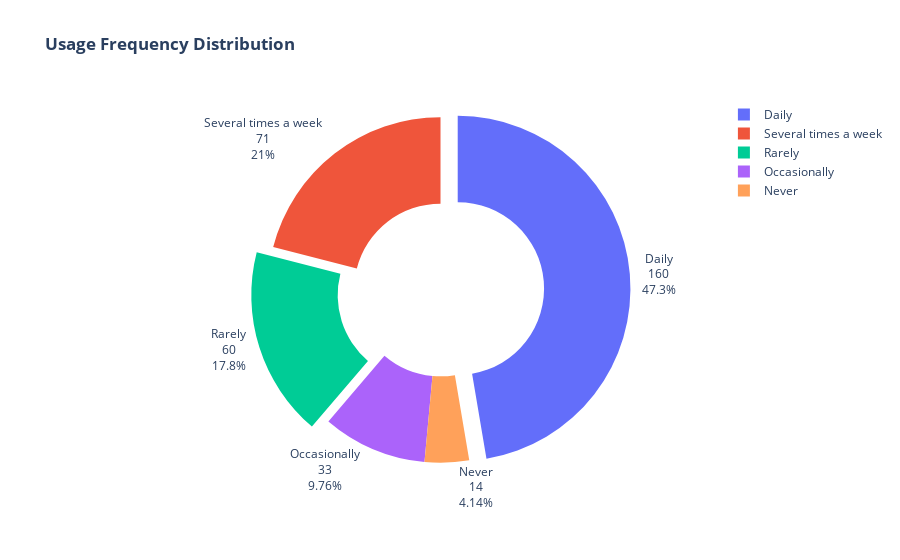

This figure's notebook cell:
### Code cell
import plotly.graph_objects as go

labels = data['Usage_Freq'].unique()
values = data['Usage_Freq'].value_counts()

# Define explode values; set non-zero values for the slices you want to explode
explode = [0.1 if label in ['Rarely', 'Daily'] else 0 for label in labels]

fig = go.Figure(data=[go.Pie(labels=labels, values=values, textinfo='label+percent+value',
                             hole=.5, pull=explode,
                             textposition='outside')])

fig.update_layout(title_text="<b>Usage Frequency Distribution</b>")

fig.show()

### Figure 1 — Plotly figure (JSON) as saved in the notebook; plotly's stock layout.template omitted (floating-point values rounded to 4 significant figures)
{"data": [{"hole": 0.5, "labels": ["Daily", "Several times a week", "Rarely", "Occasionally", "Never"], "pull": [0.1, 0, 0.1, 0, 0], "textinfo": "label+percent+value", "textposition": "outside", "type": "pie", "values": [160, 71, 60, 33, 14]}], "layout": {"title": {"text": "<b>Usage Frequency Distribution</b>"}}}
